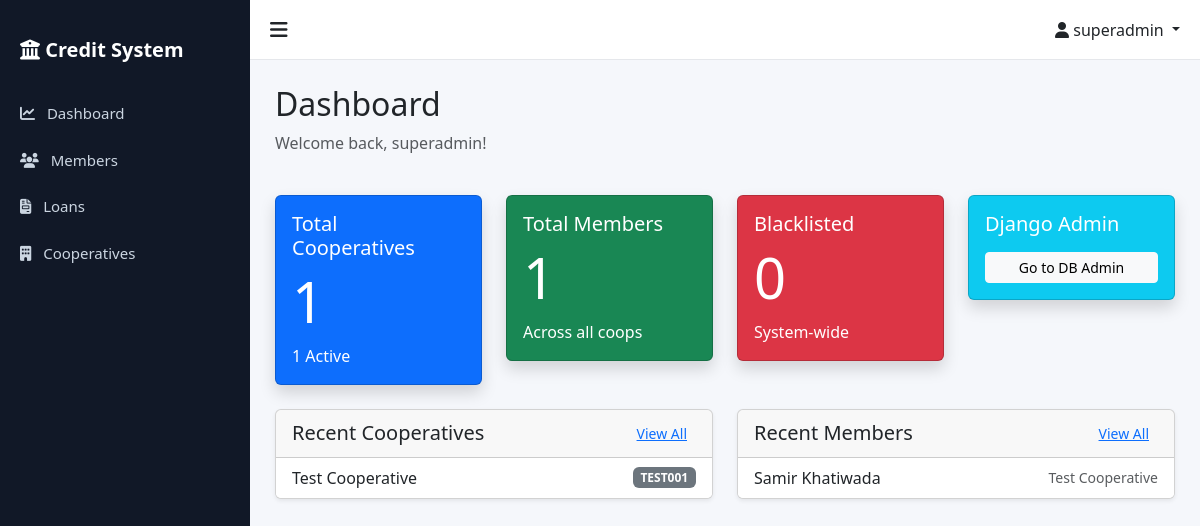
The page /accounts/dashboard/ (signed in) on the database as committed earlier.
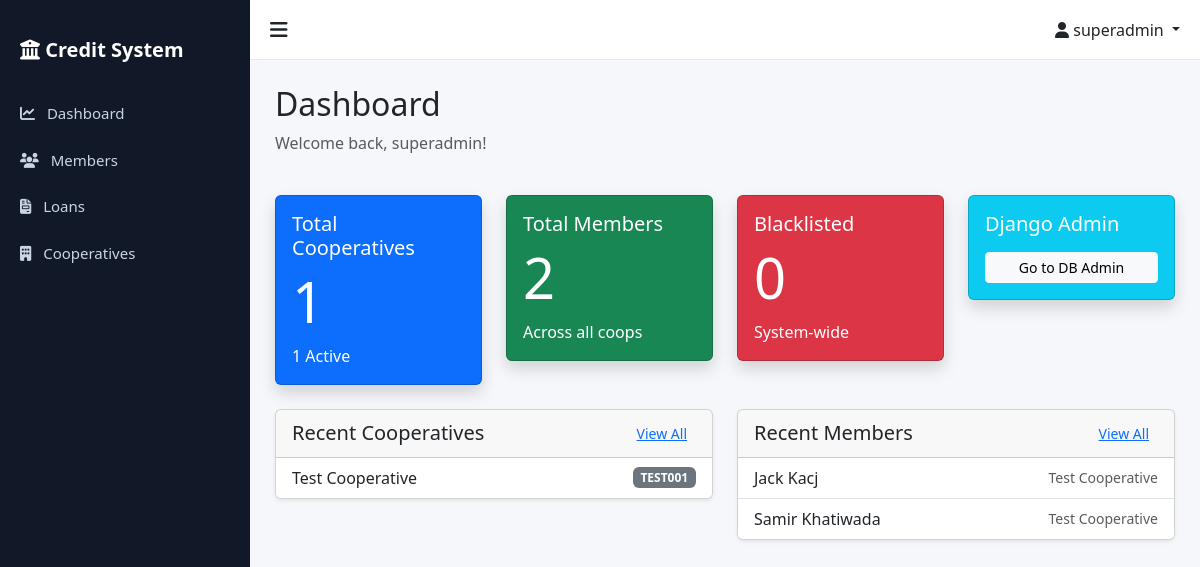
The same page on the database as committed later.
### cooperatives/models.py (models this page shows, shortened)
class Cooperative(models.Model):
    STATUS_CHOICES = (
        ('active', 'Active'),
        ('inactive', 'Inactive'),
    )
    name = models.CharField(max_length=255)
    code = models.CharField(max_length=50, unique=True)
    address = models.TextField()
    contact = models.CharField(max_length=255)  # Can contain phone/email
    status = models.CharField(max_length=20, choices=STATUS_CHOICES, default='active')
    created_at = models.DateTimeField(auto_now_add=True)
    updated_at = models.DateTimeField(auto_now=True)
    class Meta:
        ordering = ['-created_at']
        verbose_name_plural = 'Cooperatives'

### members/models.py (models this page shows, shortened)
class Member(models.Model):
    full_name = models.CharField(max_length=255)
    citizenship_number = models.CharField(max_length=50, unique=True)
    unique_system_id = models.CharField(max_length=20, unique=True, editable=False)
    address = models.TextField()
    phone = models.CharField(max_length=20)
    blacklist_status = models.BooleanField(default=False)
    cooperative = models.ForeignKey(
        'cooperatives.Cooperative',
        on_delete=models.CASCADE,
        related_name='members'
    )
    created_at = models.DateTimeField(auto_now_add=True)
    updated_at = models.DateTimeField(auto_now=True)
    class Meta:
        ordering = ['-created_at']
        indexes = [
            models.Index(fields=['citizenship_number']),
            models.Index(fields=['unique_system_id']),
            models.Index(fields=['blacklist_status']),
        ]

### accounts/views.py (the view, shortened to what this page needs)
# urls.py: path('dashboard/', views.DashboardView.as_view(), name='dashboard'),
class DashboardView(LoginRequiredMixin, TemplateView):
    template_name = 'accounts/dashboard.html'
    def get_context_data(self, **kwargs):
        context = super().get_context_data(**kwargs)
        user = self.request.user
        if user.is_superadmin():
            context['total_cooperatives'] = Cooperative.objects.count()
            context['active_cooperatives'] = Cooperative.objects.filter(status='active').count()
            context['total_members'] = Member.objects.count()
            context['blacklisted_members'] = Member.objects.filter(blacklist_status=True).count()
            context['recent_members'] = Member.objects.all().order_by('-created_at')[:5]
            context['recent_cooperatives'] = Cooperative.objects.all().order_by('-created_at')[:5]
        return context

### accounts/models.py (called while the page is built)
    def is_superadmin(self):
        return self.role == 'superadmin'

### templates/accounts/dashboard.html (shortened to what this page needs)
{% extends 'base.html' %}
{% block content %}
<div class="row mb-4">
    <div class="col">
        <h2>Dashboard</h2>
        <p class="text-muted">Welcome back, {{ user.full_name|default:user.username }}!</p>
    </div>
</div>
{% if user.is_superadmin %}
<div class="row mb-4">
    <div class="col-md-3">
        <div class="card bg-primary text-white shadow">
            <div class="card-body">
                <h5 class="card-title">Total Cooperatives</h5>
                <h2 class="display-4">{{ total_cooperatives }}</h2>
                <p class="mb-0">{{ active_cooperatives }} Active</p>
            </div>
        </div>
    </div>
    <div class="col-md-3">
        <div class="card bg-success text-white shadow">
            <div class="card-body">
                <h5 class="card-title">Total Members</h5>
                <h2 class="display-4">{{ total_members }}</h2>
                <p class="mb-0">Across all coops</p>
            </div>
        </div>
    </div>
    <div class="col-md-3">
        <div class="card bg-danger text-white shadow">
            <div class="card-body">
                <h5 class="card-title">Blacklisted</h5>
                <h2 class="display-4">{{ blacklisted_members }}</h2>
                <p class="mb-0">System-wide</p>
            </div>
        </div>
    </div>
    <div class="col-md-3">
        <div class="card bg-info text-white shadow">
            <div class="card-body">
                <h5 class="card-title">Django Admin</h5>
                <div class="mt-3">
                    <a href="/admin/" class="btn btn-light btn-sm w-100">Go to DB Admin</a>
                </div>
            </div>
        </div>
    </div>
</div>
<div class="row">
    <div class="col-md-6">
        <div class="card shadow-sm mb-4">
            <div class="card-header d-flex justify-content-between align-items-center">
                <h5 class="mb-0">Recent Cooperatives</h5>
                <a href="{% url 'cooperatives:list' %}" class="btn btn-sm btn-link">View All</a>
            </div>
            <ul class="list-group list-group-flush">
                {% for coop in recent_cooperatives %}
                <li class="list-group-item d-flex justify-content-between align-items-center">
                    {{ coop.name }}
                    <span class="badge bg-secondary">{{ coop.code }}</span>
                </li>
                {% empty %}
                <li class="list-group-item text-center">No cooperatives yet.</li>
                {% endfor %}
            </ul>
        </div>
    </div>
    <div class="col-md-6">
        <div class="card shadow-sm mb-4">
            <div class="card-header d-flex justify-content-between align-items-center">
                <h5 class="mb-0">Recent Members</h5>
                <a href="{% url 'members:member_list' %}" class="btn btn-sm btn-link">View All</a>
            </div>
            <ul class="list-group list-group-flush">
                {% for member in recent_members %}
                <li class="list-group-item d-flex justify-content-between align-items-center">
                    {{ member.full_name }}
                    <small class="text-muted">{{ member.cooperative.name }}</small>
                </li>
                {% empty %}
                <li class="list-group-item text-center">No members yet.</li>
                {% endfor %}
            </ul>
        </div>
    </div>
</div>
{% endif %}
{% endblock %}

Rows that differ between the two databases and show on the page:
added Member: full_name "Jack Kacj", cooperative.name "Test Cooperative"
Other text that changed with them:
{{ total_members }}: "1" → "2"
